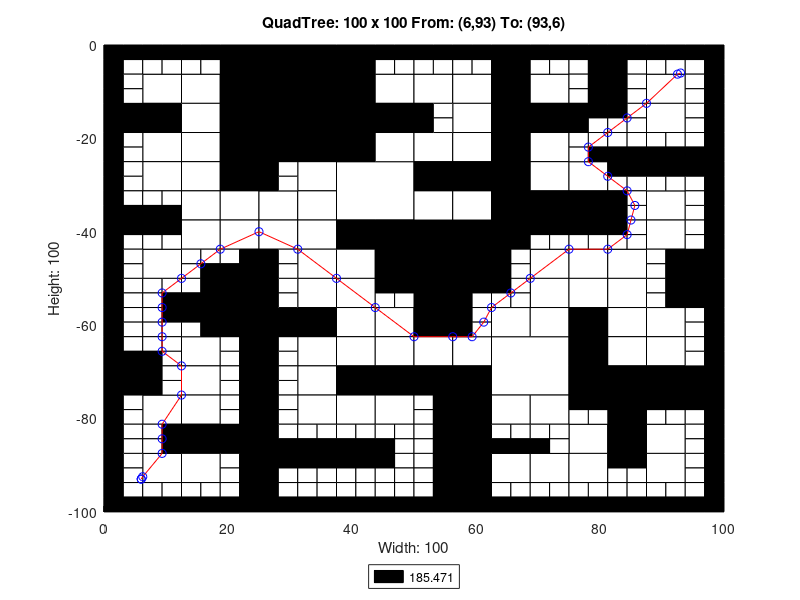

Recreate this plot in MATLAB.
axis([0 100 -100 0]);
title('QuadTree: 100 x 100 From: (6,93) To: (93,6)');
xlabel('Width: 100');
ylabel('Height: 100');
rectangle('Position',[25 -12.5 12.5 12.5], 'FaceColor',[0 0 0]);
rectangle('Position',[25 -25 12.5 12.5], 'FaceColor',[0 0 0]);
rectangle('Position',[37.5 -37.5 12.5 12.5], 'FaceColor',[1 1 1]);
rectangle('Position',[50 -50 12.5 12.5], 'FaceColor',[0 0 0]);
rectangle('Position',[62.5 -75 12.5 12.5], 'FaceColor',[1 1 1]);
rectangle('Position',[6.25 -12.5 6.25 6.25], 'FaceColor',[1 1 1]);
rectangle('Position',[18.75 -6.25 6.25 6.25], 'FaceColor',[0 0 0]);
rectangle('Position',[12.5 -12.5 6.25 6.25], 'FaceColor',[1 1 1]);
rectangle('Position',[18.75 -12.5 6.25 6.25], 'FaceColor',[0 0 0]);
rectangle('Position',[0 -18.75 6.25 6.25], 'FaceColor',[0 0 0]);
rectangle('Position',[6.25 -18.75 6.25 6.25], 'FaceColor',[0 0 0]);
rectangle('Position',[6.25 -25 6.25 6.25], 'FaceColor',[1 1 1]);
rectangle('Position',[12.5 -18.75 6.25 6.25], 'FaceColor',[1 1 1]);
rectangle('Position',[18.75 -18.75 6.25 6.25], 'FaceColor',[0 0 0]);
rectangle('Position',[12.5 -25 6.25 6.25], 'FaceColor',[1 1 1]);
rectangle('Position',[18.75 -25 6.25 6.25], 'FaceColor',[0 0 0]);
rectangle('Position',[37.5 -6.25 6.25 6.25], 'FaceColor',[0 0 0]);
rectangle('Position',[37.5 -12.5 6.25 6.25], 'FaceColor',[0 0 0]);
rectangle('Position',[43.75 -12.5 6.25 6.25], 'FaceColor',[1 1 1]);
rectangle('Position',[37.5 -18.75 6.25 6.25], 'FaceColor',[0 0 0]);
rectangle('Position',[43.75 -18.75 6.25 6.25], 'FaceColor',[0 0 0]);
rectangle('Position',[37.5 -25 6.25 6.25], 'FaceColor',[0 0 0]);
rectangle('Position',[43.75 -25 6.25 6.25], 'FaceColor',[1 1 1]);
rectangle('Position',[6.25 -31.25 6.25 6.25], 'FaceColor',[1 1 1]);
rectangle('Position',[12.5 -31.25 6.25 6.25], 'FaceColor',[1 1 1]);
rectangle('Position',[18.75 -31.25 6.25 6.25], 'FaceColor',[0 0 0]);
rectangle('Position',[12.5 -37.5 6.25 6.25], 'FaceColor',[1 1 1]);
rectangle('Position',[18.75 -37.5 6.25 6.25], 'FaceColor',[1 1 1]);
rectangle('Position',[6.25 -50 6.25 6.25], 'FaceColor',[1 1 1]);
rectangle('Position',[12.5 -43.75 6.25 6.25], 'FaceColor',[1 1 1]);
rectangle('Position',[18.75 -43.75 6.25 6.25], 'FaceColor',[1 1 1]);
rectangle('Position',[31.25 -31.25 6.25 6.25], 'FaceColor',[1 1 1]);
rectangle('Position',[25 -37.5 6.25 6.25], 'FaceColor',[1 1 1]);
rectangle('Position',[31.25 -37.5 6.25 6.25], 'FaceColor',[1 1 1]);
rectangle('Position',[25 -43.75 6.25 6.25], 'FaceColor',[1 1 1]);
rectangle('Position',[31.25 -43.75 6.25 6.25], 'FaceColor',[1 1 1]);
rectangle('Position',[31.25 -50 6.25 6.25], 'FaceColor',[1 1 1]);
rectangle('Position',[37.5 -43.75 6.25 6.25], 'FaceColor',[0 0 0]);
rectangle('Position',[43.75 -43.75 6.25 6.25], 'FaceColor',[0 0 0]);
rectangle('Position',[37.5 -50 6.25 6.25], 'FaceColor',[1 1 1]);
rectangle('Position',[43.75 -50 6.25 6.25], 'FaceColor',[0 0 0]);
rectangle('Position',[50 -12.5 6.25 6.25], 'FaceColor',[1 1 1]);
rectangle('Position',[56.25 -12.5 6.25 6.25], 'FaceColor',[1 1 1]);
rectangle('Position',[62.5 -6.25 6.25 6.25], 'FaceColor',[0 0 0]);
rectangle('Position',[62.5 -12.5 6.25 6.25], 'FaceColor',[0 0 0]);
rectangle('Position',[68.75 -12.5 6.25 6.25], 'FaceColor',[1 1 1]);
rectangle('Position',[56.25 -18.75 6.25 6.25], 'FaceColor',[1 1 1]);
rectangle('Position',[50 -25 6.25 6.25], 'FaceColor',[1 1 1]);
rectangle('Position',[56.25 -25 6.25 6.25], 'FaceColor',[1 1 1]);
rectangle('Position',[62.5 -18.75 6.25 6.25], 'FaceColor',[0 0 0]);
rectangle('Position',[68.75 -18.75 6.25 6.25], 'FaceColor',[0 0 0]);
rectangle('Position',[62.5 -25 6.25 6.25], 'FaceColor',[0 0 0]);
rectangle('Position',[68.75 -25 6.25 6.25], 'FaceColor',[1 1 1]);
rectangle('Position',[87.5 -12.5 6.25 6.25], 'FaceColor',[1 1 1]);
rectangle('Position',[87.5 -18.75 6.25 6.25], 'FaceColor',[1 1 1]);
rectangle('Position',[50 -31.25 6.25 6.25], 'FaceColor',[0 0 0]);
rectangle('Position',[56.25 -31.25 6.25 6.25], 'FaceColor',[0 0 0]);
rectangle('Position',[50 -37.5 6.25 6.25], 'FaceColor',[1 1 1]);
rectangle('Position',[56.25 -37.5 6.25 6.25], 'FaceColor',[1 1 1]);
rectangle('Position',[62.5 -31.25 6.25 6.25], 'FaceColor',[0 0 0]);
rectangle('Position',[68.75 -31.25 6.25 6.25], 'FaceColor',[1 1 1]);
rectangle('Position',[62.5 -37.5 6.25 6.25], 'FaceColor',[0 0 0]);
rectangle('Position',[68.75 -37.5 6.25 6.25], 'FaceColor',[0 0 0]);
rectangle('Position',[62.5 -43.75 6.25 6.25], 'FaceColor',[0 0 0]);
rectangle('Position',[68.75 -50 6.25 6.25], 'FaceColor',[1 1 1]);
rectangle('Position',[75 -31.25 6.25 6.25], 'FaceColor',[1 1 1]);
rectangle('Position',[75 -37.5 6.25 6.25], 'FaceColor',[0 0 0]);
rectangle('Position',[87.5 -37.5 6.25 6.25], 'FaceColor',[1 1 1]);
rectangle('Position',[75 -50 6.25 6.25], 'FaceColor',[1 1 1]);
rectangle('Position',[81.25 -50 6.25 6.25], 'FaceColor',[1 1 1]);
rectangle('Position',[87.5 -43.75 6.25 6.25], 'FaceColor',[1 1 1]);
rectangle('Position',[93.75 -50 6.25 6.25], 'FaceColor',[0 0 0]);
rectangle('Position',[18.75 -56.25 6.25 6.25], 'FaceColor',[0 0 0]);
rectangle('Position',[18.75 -62.5 6.25 6.25], 'FaceColor',[0 0 0]);
rectangle('Position',[0 -75 6.25 6.25], 'FaceColor',[0 0 0]);
rectangle('Position',[12.5 -68.75 6.25 6.25], 'FaceColor',[1 1 1]);
rectangle('Position',[12.5 -75 6.25 6.25], 'FaceColor',[1 1 1]);
rectangle('Position',[31.25 -56.25 6.25 6.25], 'FaceColor',[1 1 1]);
rectangle('Position',[25 -62.5 6.25 6.25], 'FaceColor',[0 0 0]);
rectangle('Position',[31.25 -62.5 6.25 6.25], 'FaceColor',[0 0 0]);
rectangle('Position',[37.5 -56.25 6.25 6.25], 'FaceColor',[1 1 1]);
rectangle('Position',[37.5 -62.5 6.25 6.25], 'FaceColor',[1 1 1]);
rectangle('Position',[43.75 -62.5 6.25 6.25], 'FaceColor',[1 1 1]);
rectangle('Position',[31.25 -68.75 6.25 6.25], 'FaceColor',[1 1 1]);
rectangle('Position',[31.25 -75 6.25 6.25], 'FaceColor',[1 1 1]);
rectangle('Position',[37.5 -68.75 6.25 6.25], 'FaceColor',[1 1 1]);
rectangle('Position',[43.75 -68.75 6.25 6.25], 'FaceColor',[1 1 1]);
rectangle('Position',[37.5 -75 6.25 6.25], 'FaceColor',[0 0 0]);
rectangle('Position',[43.75 -75 6.25 6.25], 'FaceColor',[0 0 0]);
rectangle('Position',[6.25 -81.25 6.25 6.25], 'FaceColor',[1 1 1]);
rectangle('Position',[12.5 -81.25 6.25 6.25], 'FaceColor',[1 1 1]);
rectangle('Position',[12.5 -87.5 6.25 6.25], 'FaceColor',[0 0 0]);
rectangle('Position',[18.75 -87.5 6.25 6.25], 'FaceColor',[0 0 0]);
rectangle('Position',[6.25 -93.75 6.25 6.25], 'FaceColor',[1 1 1]);
rectangle('Position',[12.5 -93.75 6.25 6.25], 'FaceColor',[1 1 1]);
rectangle('Position',[31.25 -81.25 6.25 6.25], 'FaceColor',[1 1 1]);
rectangle('Position',[37.5 -81.25 6.25 6.25], 'FaceColor',[1 1 1]);
rectangle('Position',[43.75 -81.25 6.25 6.25], 'FaceColor',[1 1 1]);
rectangle('Position',[50 -56.25 6.25 6.25], 'FaceColor',[0 0 0]);
rectangle('Position',[50 -62.5 6.25 6.25], 'FaceColor',[0 0 0]);
rectangle('Position',[68.75 -56.25 6.25 6.25], 'FaceColor',[1 1 1]);
rectangle('Position',[62.5 -62.5 6.25 6.25], 'FaceColor',[1 1 1]);
rectangle('Position',[68.75 -62.5 6.25 6.25], 'FaceColor',[1 1 1]);
rectangle('Position',[50 -68.75 6.25 6.25], 'FaceColor',[1 1 1]);
rectangle('Position',[56.25 -68.75 6.25 6.25], 'FaceColor',[1 1 1]);
rectangle('Position',[50 -75 6.25 6.25], 'FaceColor',[0 0 0]);
rectangle('Position',[56.25 -75 6.25 6.25], 'FaceColor',[0 0 0]);
rectangle('Position',[75 -56.25 6.25 6.25], 'FaceColor',[1 1 1]);
rectangle('Position',[81.25 -56.25 6.25 6.25], 'FaceColor',[1 1 1]);
rectangle('Position',[75 -62.5 6.25 6.25], 'FaceColor',[0 0 0]);
rectangle('Position',[81.25 -62.5 6.25 6.25], 'FaceColor',[1 1 1]);
rectangle('Position',[93.75 -56.25 6.25 6.25], 'FaceColor',[0 0 0]);
rectangle('Position',[87.5 -62.5 6.25 6.25], 'FaceColor',[1 1 1]);
rectangle('Position',[75 -68.75 6.25 6.25], 'FaceColor',[0 0 0]);
rectangle('Position',[81.25 -68.75 6.25 6.25], 'FaceColor',[1 1 1]);
rectangle('Position',[75 -75 6.25 6.25], 'FaceColor',[0 0 0]);
rectangle('Position',[81.25 -75 6.25 6.25], 'FaceColor',[0 0 0]);
rectangle('Position',[87.5 -68.75 6.25 6.25], 'FaceColor',[1 1 1]);
rectangle('Position',[87.5 -75 6.25 6.25], 'FaceColor',[0 0 0]);
rectangle('Position',[93.75 -75 6.25 6.25], 'FaceColor',[0 0 0]);
rectangle('Position',[56.25 -81.25 6.25 6.25], 'FaceColor',[0 0 0]);
rectangle('Position',[56.25 -87.5 6.25 6.25], 'FaceColor',[0 0 0]);
rectangle('Position',[62.5 -81.25 6.25 6.25], 'FaceColor',[1 1 1]);
rectangle('Position',[68.75 -81.25 6.25 6.25], 'FaceColor',[1 1 1]);
rectangle('Position',[56.25 -93.75 6.25 6.25], 'FaceColor',[0 0 0]);
rectangle('Position',[56.25 -100 6.25 6.25], 'FaceColor',[0 0 0]);
rectangle('Position',[62.5 -93.75 6.25 6.25], 'FaceColor',[1 1 1]);
rectangle('Position',[68.75 -93.75 6.25 6.25], 'FaceColor',[1 1 1]);
rectangle('Position',[81.25 -81.25 6.25 6.25], 'FaceColor',[0 0 0]);
rectangle('Position',[75 -87.5 6.25 6.25], 'FaceColor',[1 1 1]);
rectangle('Position',[81.25 -87.5 6.25 6.25], 'FaceColor',[0 0 0]);
rectangle('Position',[87.5 -87.5 6.25 6.25], 'FaceColor',[1 1 1]);
rectangle('Position',[75 -93.75 6.25 6.25], 'FaceColor',[1 1 1]);
rectangle('Position',[87.5 -93.75 6.25 6.25], 'FaceColor',[1 1 1]);
rectangle('Position',[0 -3.125 3.125 3.125], 'FaceColor',[0 0 0]);
rectangle('Position',[3.125 -3.125 3.125 3.125], 'FaceColor',[0 0 0]);
rectangle('Position',[0 -6.25 3.125 3.125], 'FaceColor',[0 0 0]);
rectangle('Position',[3.125 -6.25 3.125 3.125], 'FaceColor',[1 1 1]);
rectangle('Position',[6.25 -3.125 3.125 3.125], 'FaceColor',[0 0 0]);
rectangle('Position',[9.375 -3.125 3.125 3.125], 'FaceColor',[0 0 0]);
rectangle('Position',[6.25 -6.25 3.125 3.125], 'FaceColor',[1 1 1]);
rectangle('Position',[9.375 -6.25 3.125 3.125], 'FaceColor',[1 1 1]);
rectangle('Position',[0 -9.375 3.125 3.125], 'FaceColor',[0 0 0]);
rectangle('Position',[3.125 -9.375 3.125 3.125], 'FaceColor',[1 1 1]);
rectangle('Position',[0 -12.5 3.125 3.125], 'FaceColor',[0 0 0]);
rectangle('Position',[3.125 -12.5 3.125 3.125], 'FaceColor',[1 1 1]);
rectangle('Position',[12.5 -3.125 3.125 3.125], 'FaceColor',[0 0 0]);
rectangle('Position',[15.625 -3.125 3.125 3.125], 'FaceColor',[0 0 0]);
rectangle('Position',[12.5 -6.25 3.125 3.125], 'FaceColor',[1 1 1]);
rectangle('Position',[15.625 -6.25 3.125 3.125], 'FaceColor',[1 1 1]);
rectangle('Position',[0 -21.875 3.125 3.125], 'FaceColor',[0 0 0]);
rectangle('Position',[3.125 -21.875 3.125 3.125], 'FaceColor',[1 1 1]);
rectangle('Position',[0 -25 3.125 3.125], 'FaceColor',[0 0 0]);
rectangle('Position',[3.125 -25 3.125 3.125], 'FaceColor',[1 1 1]);
rectangle('Position',[43.75 -3.125 3.125 3.125], 'FaceColor',[0 0 0]);
rectangle('Position',[46.875 -3.125 3.125 3.125], 'FaceColor',[0 0 0]);
rectangle('Position',[43.75 -6.25 3.125 3.125], 'FaceColor',[1 1 1]);
rectangle('Position',[46.875 -6.25 3.125 3.125], 'FaceColor',[1 1 1]);
rectangle('Position',[0 -28.125 3.125 3.125], 'FaceColor',[0 0 0]);
rectangle('Position',[3.125 -28.125 3.125 3.125], 'FaceColor',[1 1 1]);
rectangle('Position',[0 -31.25 3.125 3.125], 'FaceColor',[0 0 0]);
rectangle('Position',[3.125 -31.25 3.125 3.125], 'FaceColor',[1 1 1]);
rectangle('Position',[0 -34.375 3.125 3.125], 'FaceColor',[0 0 0]);
rectangle('Position',[3.125 -34.375 3.125 3.125], 'FaceColor',[1 1 1]);
rectangle('Position',[0 -37.5 3.125 3.125], 'FaceColor',[0 0 0]);
rectangle('Position',[3.125 -37.5 3.125 3.125], 'FaceColor',[0 0 0]);
rectangle('Position',[6.25 -34.375 3.125 3.125], 'FaceColor',[1 1 1]);
rectangle('Position',[9.375 -34.375 3.125 3.125], 'FaceColor',[1 1 1]);
rectangle('Position',[6.25 -37.5 3.125 3.125], 'FaceColor',[0 0 0]);
rectangle('Position',[9.375 -37.5 3.125 3.125], 'FaceColor',[0 0 0]);
rectangle('Position',[0 -40.625 3.125 3.125], 'FaceColor',[0 0 0]);
rectangle('Position',[3.125 -40.625 3.125 3.125], 'FaceColor',[0 0 0]);
rectangle('Position',[0 -43.75 3.125 3.125], 'FaceColor',[0 0 0]);
rectangle('Position',[3.125 -43.75 3.125 3.125], 'FaceColor',[1 1 1]);
rectangle('Position',[6.25 -40.625 3.125 3.125], 'FaceColor',[0 0 0]);
rectangle('Position',[9.375 -40.625 3.125 3.125], 'FaceColor',[0 0 0]);
rectangle('Position',[6.25 -43.75 3.125 3.125], 'FaceColor',[1 1 1]);
rectangle('Position',[9.375 -43.75 3.125 3.125], 'FaceColor',[1 1 1]);
rectangle('Position',[0 -46.875 3.125 3.125], 'FaceColor',[0 0 0]);
rectangle('Position',[3.125 -46.875 3.125 3.125], 'FaceColor',[1 1 1]);
rectangle('Position',[0 -50 3.125 3.125], 'FaceColor',[0 0 0]);
rectangle('Position',[3.125 -50 3.125 3.125], 'FaceColor',[1 1 1]);
rectangle('Position',[12.5 -46.875 3.125 3.125], 'FaceColor',[1 1 1]);
rectangle('Position',[15.625 -46.875 3.125 3.125], 'FaceColor',[1 1 1]);
rectangle('Position',[12.5 -50 3.125 3.125], 'FaceColor',[1 1 1]);
rectangle('Position',[15.625 -50 3.125 3.125], 'FaceColor',[0 0 0]);
rectangle('Position',[18.75 -46.875 3.125 3.125], 'FaceColor',[1 1 1]);
rectangle('Position',[21.875 -46.875 3.125 3.125], 'FaceColor',[0 0 0]);
rectangle('Position',[18.75 -50 3.125 3.125], 'FaceColor',[0 0 0]);
rectangle('Position',[21.875 -50 3.125 3.125], 'FaceColor',[0 0 0]);
rectangle('Position',[25 -28.125 3.125 3.125], 'FaceColor',[0 0 0]);
rectangle('Position',[28.125 -28.125 3.125 3.125], 'FaceColor',[1 1 1]);
rectangle('Position',[25 -31.25 3.125 3.125], 'FaceColor',[0 0 0]);
rectangle('Position',[28.125 -31.25 3.125 3.125], 'FaceColor',[1 1 1]);
rectangle('Position',[25 -46.875 3.125 3.125], 'FaceColor',[0 0 0]);
rectangle('Position',[28.125 -46.875 3.125 3.125], 'FaceColor',[1 1 1]);
rectangle('Position',[25 -50 3.125 3.125], 'FaceColor',[0 0 0]);
rectangle('Position',[28.125 -50 3.125 3.125], 'FaceColor',[1 1 1]);
rectangle('Position',[50 -3.125 3.125 3.125], 'FaceColor',[0 0 0]);
rectangle('Position',[53.125 -3.125 3.125 3.125], 'FaceColor',[0 0 0]);
rectangle('Position',[50 -6.25 3.125 3.125], 'FaceColor',[1 1 1]);
rectangle('Position',[53.125 -6.25 3.125 3.125], 'FaceColor',[1 1 1]);
rectangle('Position',[56.25 -3.125 3.125 3.125], 'FaceColor',[0 0 0]);
rectangle('Position',[59.375 -3.125 3.125 3.125], 'FaceColor',[0 0 0]);
rectangle('Position',[56.25 -6.25 3.125 3.125], 'FaceColor',[1 1 1]);
rectangle('Position',[59.375 -6.25 3.125 3.125], 'FaceColor',[1 1 1]);
rectangle('Position',[68.75 -3.125 3.125 3.125], 'FaceColor',[0 0 0]);
rectangle('Position',[71.875 -3.125 3.125 3.125], 'FaceColor',[0 0 0]);
rectangle('Position',[68.75 -6.25 3.125 3.125], 'FaceColor',[1 1 1]);
rectangle('Position',[71.875 -6.25 3.125 3.125], 'FaceColor',[1 1 1]);
rectangle('Position',[50 -15.625 3.125 3.125], 'FaceColor',[0 0 0]);
rectangle('Position',[53.125 -15.625 3.125 3.125], 'FaceColor',[1 1 1]);
rectangle('Position',[50 -18.75 3.125 3.125], 'FaceColor',[0 0 0]);
rectangle('Position',[53.125 -18.75 3.125 3.125], 'FaceColor',[1 1 1]);
rectangle('Position',[75 -3.125 3.125 3.125], 'FaceColor',[0 0 0]);
rectangle('Position',[78.125 -3.125 3.125 3.125], 'FaceColor',[0 0 0]);
rectangle('Position',[75 -6.25 3.125 3.125], 'FaceColor',[1 1 1]);
rectangle('Position',[78.125 -6.25 3.125 3.125], 'FaceColor',[0 0 0]);
rectangle('Position',[81.25 -3.125 3.125 3.125], 'FaceColor',[0 0 0]);
rectangle('Position',[84.375 -3.125 3.125 3.125], 'FaceColor',[0 0 0]);
rectangle('Position',[81.25 -6.25 3.125 3.125], 'FaceColor',[0 0 0]);
rectangle('Position',[84.375 -6.25 3.125 3.125], 'FaceColor',[1 1 1]);
rectangle('Position',[75 -9.375 3.125 3.125], 'FaceColor',[1 1 1]);
rectangle('Position',[78.125 -9.375 3.125 3.125], 'FaceColor',[0 0 0]);
rectangle('Position',[75 -12.5 3.125 3.125], 'FaceColor',[1 1 1]);
rectangle('Position',[78.125 -12.5 3.125 3.125], 'FaceColor',[0 0 0]);
rectangle('Position',[81.25 -9.375 3.125 3.125], 'FaceColor',[0 0 0]);
rectangle('Position',[84.375 -9.375 3.125 3.125], 'FaceColor',[1 1 1]);
rectangle('Position',[81.25 -12.5 3.125 3.125], 'FaceColor',[0 0 0]);
rectangle('Position',[84.375 -12.5 3.125 3.125], 'FaceColor',[1 1 1]);
rectangle('Position',[87.5 -3.125 3.125 3.125], 'FaceColor',[0 0 0]);
rectangle('Position',[90.625 -3.125 3.125 3.125], 'FaceColor',[0 0 0]);
rectangle('Position',[87.5 -6.25 3.125 3.125], 'FaceColor',[1 1 1]);
rectangle('Position',[90.625 -6.25 3.125 3.125], 'FaceColor',[1 1 1]);
rectangle('Position',[93.75 -3.125 3.125 3.125], 'FaceColor',[0 0 0]);
rectangle('Position',[96.875 -3.125 3.125 3.125], 'FaceColor',[0 0 0]);
rectangle('Position',[93.75 -6.25 3.125 3.125], 'FaceColor',[1 1 1]);
rectangle('Position',[96.875 -6.25 3.125 3.125], 'FaceColor',[0 0 0]);
rectangle('Position',[93.75 -9.375 3.125 3.125], 'FaceColor',[1 1 1]);
rectangle('Position',[96.875 -9.375 3.125 3.125], 'FaceColor',[0 0 0]);
rectangle('Position',[93.75 -12.5 3.125 3.125], 'FaceColor',[1 1 1]);
rectangle('Position',[96.875 -12.5 3.125 3.125], 'FaceColor',[0 0 0]);
rectangle('Position',[75 -15.625 3.125 3.125], 'FaceColor',[0 0 0]);
rectangle('Position',[78.125 -15.625 3.125 3.125], 'FaceColor',[0 0 0]);
rectangle('Position',[75 -18.75 3.125 3.125], 'FaceColor',[0 0 0]);
rectangle('Position',[78.125 -18.75 3.125 3.125], 'FaceColor',[1 1 1]);
rectangle('Position',[81.25 -15.625 3.125 3.125], 'FaceColor',[0 0 0]);
rectangle('Position',[84.375 -15.625 3.125 3.125], 'FaceColor',[1 1 1]);
rectangle('Position',[81.25 -18.75 3.125 3.125], 'FaceColor',[1 1 1]);
rectangle('Position',[84.375 -18.75 3.125 3.125], 'FaceColor',[1 1 1]);
rectangle('Position',[75 -21.875 3.125 3.125], 'FaceColor',[1 1 1]);
rectangle('Position',[78.125 -21.875 3.125 3.125], 'FaceColor',[1 1 1]);
rectangle('Position',[75 -25 3.125 3.125], 'FaceColor',[1 1 1]);
rectangle('Position',[78.125 -25 3.125 3.125], 'FaceColor',[0 0 0]);
rectangle('Position',[81.25 -21.875 3.125 3.125], 'FaceColor',[1 1 1]);
rectangle('Position',[84.375 -21.875 3.125 3.125], 'FaceColor',[1 1 1]);
rectangle('Position',[81.25 -25 3.125 3.125], 'FaceColor',[0 0 0]);
rectangle('Position',[84.375 -25 3.125 3.125], 'FaceColor',[0 0 0]);
rectangle('Position',[93.75 -15.625 3.125 3.125], 'FaceColor',[1 1 1]);
rectangle('Position',[96.875 -15.625 3.125 3.125], 'FaceColor',[0 0 0]);
rectangle('Position',[93.75 -18.75 3.125 3.125], 'FaceColor',[1 1 1]);
rectangle('Position',[96.875 -18.75 3.125 3.125], 'FaceColor',[0 0 0]);
rectangle('Position',[87.5 -21.875 3.125 3.125], 'FaceColor',[1 1 1]);
rectangle('Position',[90.625 -21.875 3.125 3.125], 'FaceColor',[1 1 1]);
rectangle('Position',[87.5 -25 3.125 3.125], 'FaceColor',[0 0 0]);
rectangle('Position',[90.625 -25 3.125 3.125], 'FaceColor',[0 0 0]);
rectangle('Position',[93.75 -21.875 3.125 3.125], 'FaceColor',[1 1 1]);
rectangle('Position',[96.875 -21.875 3.125 3.125], 'FaceColor',[0 0 0]);
rectangle('Position',[93.75 -25 3.125 3.125], 'FaceColor',[0 0 0]);
rectangle('Position',[96.875 -25 3.125 3.125], 'FaceColor',[0 0 0]);
rectangle('Position',[68.75 -40.625 3.125 3.125], 'FaceColor',[0 0 0]);
rectangle('Position',[71.875 -40.625 3.125 3.125], 'FaceColor',[0 0 0]);
rectangle('Position',[68.75 -43.75 3.125 3.125], 'FaceColor',[1 1 1]);
rectangle('Position',[71.875 -43.75 3.125 3.125], 'FaceColor',[1 1 1]);
rectangle('Position',[62.5 -46.875 3.125 3.125], 'FaceColor',[0 0 0]);
rectangle('Position',[65.625 -46.875 3.125 3.125], 'FaceColor',[1 1 1]);
rectangle('Position',[62.5 -50 3.125 3.125], 'FaceColor',[0 0 0]);
rectangle('Position',[65.625 -50 3.125 3.125], 'FaceColor',[1 1 1]);
rectangle('Position',[81.25 -28.125 3.125 3.125], 'FaceColor',[0 0 0]);
rectangle('Position',[84.375 -28.125 3.125 3.125], 'FaceColor',[0 0 0]);
rectangle('Position',[81.25 -31.25 3.125 3.125], 'FaceColor',[1 1 1]);
rectangle('Position',[84.375 -31.25 3.125 3.125], 'FaceColor',[1 1 1]);
rectangle('Position',[81.25 -34.375 3.125 3.125], 'FaceColor',[0 0 0]);
rectangle('Position',[84.375 -34.375 3.125 3.125], 'FaceColor',[1 1 1]);
rectangle('Position',[81.25 -37.5 3.125 3.125], 'FaceColor',[0 0 0]);
rectangle('Position',[84.375 -37.5 3.125 3.125], 'FaceColor',[1 1 1]);
rectangle('Position',[87.5 -28.125 3.125 3.125], 'FaceColor',[0 0 0]);
rectangle('Position',[90.625 -28.125 3.125 3.125], 'FaceColor',[0 0 0]);
rectangle('Position',[87.5 -31.25 3.125 3.125], 'FaceColor',[1 1 1]);
rectangle('Position',[90.625 -31.25 3.125 3.125], 'FaceColor',[1 1 1]);
rectangle('Position',[93.75 -28.125 3.125 3.125], 'FaceColor',[0 0 0]);
rectangle('Position',[96.875 -28.125 3.125 3.125], 'FaceColor',[0 0 0]);
rectangle('Position',[93.75 -31.25 3.125 3.125], 'FaceColor',[1 1 1]);
rectangle('Position',[96.875 -31.25 3.125 3.125], 'FaceColor',[0 0 0]);
rectangle('Position',[93.75 -34.375 3.125 3.125], 'FaceColor',[1 1 1]);
rectangle('Position',[96.875 -34.375 3.125 3.125], 'FaceColor',[0 0 0]);
rectangle('Position',[93.75 -37.5 3.125 3.125], 'FaceColor',[1 1 1]);
rectangle('Position',[96.875 -37.5 3.125 3.125], 'FaceColor',[0 0 0]);
rectangle('Position',[75 -40.625 3.125 3.125], 'FaceColor',[0 0 0]);
rectangle('Position',[78.125 -40.625 3.125 3.125], 'FaceColor',[0 0 0]);
rectangle('Position',[75 -43.75 3.125 3.125], 'FaceColor',[1 1 1]);
rectangle('Position',[78.125 -43.75 3.125 3.125], 'FaceColor',[1 1 1]);
rectangle('Position',[81.25 -40.625 3.125 3.125], 'FaceColor',[0 0 0]);
rectangle('Position',[84.375 -40.625 3.125 3.125], 'FaceColor',[1 1 1]);
rectangle('Position',[81.25 -43.75 3.125 3.125], 'FaceColor',[1 1 1]);
rectangle('Position',[84.375 -43.75 3.125 3.125], 'FaceColor',[1 1 1]);
rectangle('Position',[93.75 -40.625 3.125 3.125], 'FaceColor',[1 1 1]);
rectangle('Position',[96.875 -40.625 3.125 3.125], 'FaceColor',[0 0 0]);
rectangle('Position',[93.75 -43.75 3.125 3.125], 'FaceColor',[1 1 1]);
rectangle('Position',[96.875 -43.75 3.125 3.125], 'FaceColor',[0 0 0]);
rectangle('Position',[87.5 -46.875 3.125 3.125], 'FaceColor',[1 1 1]);
rectangle('Position',[90.625 -46.875 3.125 3.125], 'FaceColor',[0 0 0]);
rectangle('Position',[87.5 -50 3.125 3.125], 'FaceColor',[1 1 1]);
rectangle('Position',[90.625 -50 3.125 3.125], 'FaceColor',[0 0 0]);
rectangle('Position',[0 -53.125 3.125 3.125], 'FaceColor',[0 0 0]);
rectangle('Position',[3.125 -53.125 3.125 3.125], 'FaceColor',[1 1 1]);
rectangle('Position',[0 -56.25 3.125 3.125], 'FaceColor',[0 0 0]);
rectangle('Position',[3.125 -56.25 3.125 3.125], 'FaceColor',[1 1 1]);
rectangle('Position',[6.25 -53.125 3.125 3.125], 'FaceColor',[1 1 1]);
rectangle('Position',[9.375 -53.125 3.125 3.125], 'FaceColor',[1 1 1]);
rectangle('Position',[6.25 -56.25 3.125 3.125], 'FaceColor',[1 1 1]);
rectangle('Position',[9.375 -56.25 3.125 3.125], 'FaceColor',[0 0 0]);
rectangle('Position',[0 -59.375 3.125 3.125], 'FaceColor',[0 0 0]);
rectangle('Position',[3.125 -59.375 3.125 3.125], 'FaceColor',[1 1 1]);
rectangle('Position',[0 -62.5 3.125 3.125], 'FaceColor',[0 0 0]);
rectangle('Position',[3.125 -62.5 3.125 3.125], 'FaceColor',[1 1 1]);
rectangle('Position',[6.25 -59.375 3.125 3.125], 'FaceColor',[1 1 1]);
rectangle('Position',[9.375 -59.375 3.125 3.125], 'FaceColor',[0 0 0]);
rectangle('Position',[6.25 -62.5 3.125 3.125], 'FaceColor',[1 1 1]);
rectangle('Position',[9.375 -62.5 3.125 3.125], 'FaceColor',[1 1 1]);
rectangle('Position',[12.5 -53.125 3.125 3.125], 'FaceColor',[1 1 1]);
rectangle('Position',[15.625 -53.125 3.125 3.125], 'FaceColor',[0 0 0]);
rectangle('Position',[12.5 -56.25 3.125 3.125], 'FaceColor',[0 0 0]);
rectangle('Position',[15.625 -56.25 3.125 3.125], 'FaceColor',[0 0 0]);
rectangle('Position',[12.5 -59.375 3.125 3.125], 'FaceColor',[0 0 0]);
rectangle('Position',[15.625 -59.375 3.125 3.125], 'FaceColor',[0 0 0]);
rectangle('Position',[12.5 -62.5 3.125 3.125], 'FaceColor',[1 1 1]);
rectangle('Position',[15.625 -62.5 3.125 3.125], 'FaceColor',[0 0 0]);
rectangle('Position',[0 -65.625 3.125 3.125], 'FaceColor',[0 0 0]);
rectangle('Position',[3.125 -65.625 3.125 3.125], 'FaceColor',[1 1 1]);
rectangle('Position',[0 -68.75 3.125 3.125], 'FaceColor',[0 0 0]);
rectangle('Position',[3.125 -68.75 3.125 3.125], 'FaceColor',[0 0 0]);
rectangle('Position',[6.25 -65.625 3.125 3.125], 'FaceColor',[1 1 1]);
rectangle('Position',[9.375 -65.625 3.125 3.125], 'FaceColor',[1 1 1]);
rectangle('Position',[6.25 -68.75 3.125 3.125], 'FaceColor',[0 0 0]);
rectangle('Position',[9.375 -68.75 3.125 3.125], 'FaceColor',[1 1 1]);
rectangle('Position',[6.25 -71.875 3.125 3.125], 'FaceColor',[0 0 0]);
rectangle('Position',[9.375 -71.875 3.125 3.125], 'FaceColor',[1 1 1]);
rectangle('Position',[6.25 -75 3.125 3.125], 'FaceColor',[0 0 0]);
rectangle('Position',[9.375 -75 3.125 3.125], 'FaceColor',[1 1 1]);
rectangle('Position',[18.75 -65.625 3.125 3.125], 'FaceColor',[1 1 1]);
rectangle('Position',[21.875 -65.625 3.125 3.125], 'FaceColor',[0 0 0]);
rectangle('Position',[18.75 -68.75 3.125 3.125], 'FaceColor',[1 1 1]);
rectangle('Position',[21.875 -68.75 3.125 3.125], 'FaceColor',[0 0 0]);
rectangle('Position',[18.75 -71.875 3.125 3.125], 'FaceColor',[1 1 1]);
rectangle('Position',[21.875 -71.875 3.125 3.125], 'FaceColor',[0 0 0]);
rectangle('Position',[18.75 -75 3.125 3.125], 'FaceColor',[1 1 1]);
rectangle('Position',[21.875 -75 3.125 3.125], 'FaceColor',[0 0 0]);
rectangle('Position',[25 -53.125 3.125 3.125], 'FaceColor',[0 0 0]);
rectangle('Position',[28.125 -53.125 3.125 3.125], 'FaceColor',[1 1 1]);
rectangle('Position',[25 -56.25 3.125 3.125], 'FaceColor',[0 0 0]);
rectangle('Position',[28.125 -56.25 3.125 3.125], 'FaceColor',[1 1 1]);
rectangle('Position',[43.75 -53.125 3.125 3.125], 'FaceColor',[0 0 0]);
rectangle('Position',[46.875 -53.125 3.125 3.125], 'FaceColor',[0 0 0]);
rectangle('Position',[43.75 -56.25 3.125 3.125], 'FaceColor',[1 1 1]);
rectangle('Position',[46.875 -56.25 3.125 3.125], 'FaceColor',[1 1 1]);
rectangle('Position',[25 -65.625 3.125 3.125], 'FaceColor',[0 0 0]);
rectangle('Position',[28.125 -65.625 3.125 3.125], 'FaceColor',[1 1 1]);
rectangle('Position',[25 -68.75 3.125 3.125], 'FaceColor',[0 0 0]);
rectangle('Position',[28.125 -68.75 3.125 3.125], 'FaceColor',[1 1 1]);
rectangle('Position',[25 -71.875 3.125 3.125], 'FaceColor',[0 0 0]);
rectangle('Position',[28.125 -71.875 3.125 3.125], 'FaceColor',[1 1 1]);
rectangle('Position',[25 -75 3.125 3.125], 'FaceColor',[0 0 0]);
rectangle('Position',[28.125 -75 3.125 3.125], 'FaceColor',[1 1 1]);
rectangle('Position',[0 -78.125 3.125 3.125], 'FaceColor',[0 0 0]);
rectangle('Position',[3.125 -78.125 3.125 3.125], 'FaceColor',[1 1 1]);
rectangle('Position',[0 -81.25 3.125 3.125], 'FaceColor',[0 0 0]);
rectangle('Position',[3.125 -81.25 3.125 3.125], 'FaceColor',[1 1 1]);
rectangle('Position',[0 -84.375 3.125 3.125], 'FaceColor',[0 0 0]);
rectangle('Position',[3.125 -84.375 3.125 3.125], 'FaceColor',[1 1 1]);
rectangle('Position',[0 -87.5 3.125 3.125], 'FaceColor',[0 0 0]);
rectangle('Position',[3.125 -87.5 3.125 3.125], 'FaceColor',[1 1 1]);
rectangle('Position',[6.25 -84.375 3.125 3.125], 'FaceColor',[1 1 1]);
rectangle('Position',[9.375 -84.375 3.125 3.125], 'FaceColor',[0 0 0]);
rectangle('Position',[6.25 -87.5 3.125 3.125], 'FaceColor',[1 1 1]);
rectangle('Position',[9.375 -87.5 3.125 3.125], 'FaceColor',[0 0 0]);
rectangle('Position',[18.75 -78.125 3.125 3.125], 'FaceColor',[1 1 1]);
rectangle('Position',[21.875 -78.125 3.125 3.125], 'FaceColor',[0 0 0]);
rectangle('Position',[18.75 -81.25 3.125 3.125], 'FaceColor',[1 1 1]);
rectangle('Position',[21.875 -81.25 3.125 3.125], 'FaceColor',[0 0 0]);
rectangle('Position',[0 -90.625 3.125 3.125], 'FaceColor',[0 0 0]);
rectangle('Position',[3.125 -90.625 3.125 3.125], 'FaceColor',[1 1 1]);
rectangle('Position',[0 -93.75 3.125 3.125], 'FaceColor',[0 0 0]);
rectangle('Position',[3.125 -93.75 3.125 3.125], 'FaceColor',[1 1 1]);
rectangle('Position',[0 -96.875 3.125 3.125], 'FaceColor',[0 0 0]);
rectangle('Position',[3.125 -96.875 3.125 3.125], 'FaceColor',[1 1 1]);
rectangle('Position',[0 -100 3.125 3.125], 'FaceColor',[0 0 0]);
rectangle('Position',[3.125 -100 3.125 3.125], 'FaceColor',[0 0 0]);
rectangle('Position',[6.25 -96.875 3.125 3.125], 'FaceColor',[1 1 1]);
rectangle('Position',[9.375 -96.875 3.125 3.125], 'FaceColor',[1 1 1]);
rectangle('Position',[6.25 -100 3.125 3.125], 'FaceColor',[0 0 0]);
rectangle('Position',[9.375 -100 3.125 3.125], 'FaceColor',[0 0 0]);
rectangle('Position',[18.75 -90.625 3.125 3.125], 'FaceColor',[1 1 1]);
rectangle('Position',[21.875 -90.625 3.125 3.125], 'FaceColor',[0 0 0]);
rectangle('Position',[18.75 -93.75 3.125 3.125], 'FaceColor',[1 1 1]);
rectangle('Position',[21.875 -93.75 3.125 3.125], 'FaceColor',[0 0 0]);
rectangle('Position',[12.5 -96.875 3.125 3.125], 'FaceColor',[1 1 1]);
rectangle('Position',[15.625 -96.875 3.125 3.125], 'FaceColor',[1 1 1]);
rectangle('Position',[12.5 -100 3.125 3.125], 'FaceColor',[0 0 0]);
rectangle('Position',[15.625 -100 3.125 3.125], 'FaceColor',[0 0 0]);
rectangle('Position',[18.75 -96.875 3.125 3.125], 'FaceColor',[1 1 1]);
rectangle('Position',[21.875 -96.875 3.125 3.125], 'FaceColor',[0 0 0]);
rectangle('Position',[18.75 -100 3.125 3.125], 'FaceColor',[0 0 0]);
rectangle('Position',[21.875 -100 3.125 3.125], 'FaceColor',[0 0 0]);
rectangle('Position',[25 -78.125 3.125 3.125], 'FaceColor',[0 0 0]);
rectangle('Position',[28.125 -78.125 3.125 3.125], 'FaceColor',[1 1 1]);
rectangle('Position',[25 -81.25 3.125 3.125], 'FaceColor',[0 0 0]);
rectangle('Position',[28.125 -81.25 3.125 3.125], 'FaceColor',[1 1 1]);
rectangle('Position',[25 -84.375 3.125 3.125], 'FaceColor',[0 0 0]);
rectangle('Position',[28.125 -84.375 3.125 3.125], 'FaceColor',[1 1 1]);
rectangle('Position',[25 -87.5 3.125 3.125], 'FaceColor',[0 0 0]);
rectangle('Position',[28.125 -87.5 3.125 3.125], 'FaceColor',[0 0 0]);
rectangle('Position',[31.25 -84.375 3.125 3.125], 'FaceColor',[1 1 1]);
rectangle('Position',[34.375 -84.375 3.125 3.125], 'FaceColor',[1 1 1]);
rectangle('Position',[31.25 -87.5 3.125 3.125], 'FaceColor',[0 0 0]);
rectangle('Position',[34.375 -87.5 3.125 3.125], 'FaceColor',[0 0 0]);
rectangle('Position',[37.5 -84.375 3.125 3.125], 'FaceColor',[1 1 1]);
rectangle('Position',[40.625 -84.375 3.125 3.125], 'FaceColor',[1 1 1]);
rectangle('Position',[37.5 -87.5 3.125 3.125], 'FaceColor',[0 0 0]);
rectangle('Position',[40.625 -87.5 3.125 3.125], 'FaceColor',[0 0 0]);
rectangle('Position',[43.75 -84.375 3.125 3.125], 'FaceColor',[1 1 1]);
rectangle('Position',[46.875 -84.375 3.125 3.125], 'FaceColor',[1 1 1]);
rectangle('Position',[43.75 -87.5 3.125 3.125], 'FaceColor',[0 0 0]);
rectangle('Position',[46.875 -87.5 3.125 3.125], 'FaceColor',[1 1 1]);
rectangle('Position',[25 -90.625 3.125 3.125], 'FaceColor',[0 0 0]);
rectangle('Position',[28.125 -90.625 3.125 3.125], 'FaceColor',[0 0 0]);
rectangle('Position',[25 -93.75 3.125 3.125], 'FaceColor',[0 0 0]);
rectangle('Position',[28.125 -93.75 3.125 3.125], 'FaceColor',[1 1 1]);
rectangle('Position',[31.25 -90.625 3.125 3.125], 'FaceColor',[0 0 0]);
rectangle('Position',[34.375 -90.625 3.125 3.125], 'FaceColor',[0 0 0]);
rectangle('Position',[31.25 -93.75 3.125 3.125], 'FaceColor',[1 1 1]);
rectangle('Position',[34.375 -93.75 3.125 3.125], 'FaceColor',[1 1 1]);
rectangle('Position',[25 -96.875 3.125 3.125], 'FaceColor',[0 0 0]);
rectangle('Position',[28.125 -96.875 3.125 3.125], 'FaceColor',[1 1 1]);
rectangle('Position',[25 -100 3.125 3.125], 'FaceColor',[0 0 0]);
rectangle('Position',[28.125 -100 3.125 3.125], 'FaceColor',[0 0 0]);
rectangle('Position',[31.25 -96.875 3.125 3.125], 'FaceColor',[1 1 1]);
rectangle('Position',[34.375 -96.875 3.125 3.125], 'FaceColor',[1 1 1]);
rectangle('Position',[31.25 -100 3.125 3.125], 'FaceColor',[0 0 0]);
rectangle('Position',[34.375 -100 3.125 3.125], 'FaceColor',[0 0 0]);
rectangle('Position',[37.5 -90.625 3.125 3.125], 'FaceColor',[0 0 0]);
rectangle('Position',[40.625 -90.625 3.125 3.125], 'FaceColor',[0 0 0]);
rectangle('Position',[37.5 -93.75 3.125 3.125], 'FaceColor',[1 1 1]);
rectangle('Position',[40.625 -93.75 3.125 3.125], 'FaceColor',[1 1 1]);
rectangle('Position',[43.75 -90.625 3.125 3.125], 'FaceColor',[0 0 0]);
rectangle('Position',[46.875 -90.625 3.125 3.125], 'FaceColor',[1 1 1]);
rectangle('Position',[43.75 -93.75 3.125 3.125], 'FaceColor',[1 1 1]);
rectangle('Position',[46.875 -93.75 3.125 3.125], 'FaceColor',[1 1 1]);
rectangle('Position',[37.5 -96.875 3.125 3.125], 'FaceColor',[1 1 1]);
rectangle('Position',[40.625 -96.875 3.125 3.125], 'FaceColor',[1 1 1]);
rectangle('Position',[37.5 -100 3.125 3.125], 'FaceColor',[0 0 0]);
rectangle('Position',[40.625 -100 3.125 3.125], 'FaceColor',[0 0 0]);
rectangle('Position',[43.75 -96.875 3.125 3.125], 'FaceColor',[1 1 1]);
rectangle('Position',[46.875 -96.875 3.125 3.125], 'FaceColor',[1 1 1]);
rectangle('Position',[43.75 -100 3.125 3.125], 'FaceColor',[0 0 0]);
rectangle('Position',[46.875 -100 3.125 3.125], 'FaceColor',[0 0 0]);
rectangle('Position',[56.25 -53.125 3.125 3.125], 'FaceColor',[0 0 0]);
rectangle('Position',[59.375 -53.125 3.125 3.125], 'FaceColor',[0 0 0]);
rectangle('Position',[56.25 -56.25 3.125 3.125], 'FaceColor',[0 0 0]);
rectangle('Position',[59.375 -56.25 3.125 3.125], 'FaceColor',[1 1 1]);
rectangle('Position',[56.25 -59.375 3.125 3.125], 'FaceColor',[0 0 0]);
rectangle('Position',[59.375 -59.375 3.125 3.125], 'FaceColor',[1 1 1]);
rectangle('Position',[56.25 -62.5 3.125 3.125], 'FaceColor',[0 0 0]);
rectangle('Position',[59.375 -62.5 3.125 3.125], 'FaceColor',[1 1 1]);
rectangle('Position',[62.5 -53.125 3.125 3.125], 'FaceColor',[0 0 0]);
rectangle('Position',[65.625 -53.125 3.125 3.125], 'FaceColor',[1 1 1]);
rectangle('Position',[62.5 -56.25 3.125 3.125], 'FaceColor',[1 1 1]);
rectangle('Position',[65.625 -56.25 3.125 3.125], 'FaceColor',[1 1 1]);
rectangle('Position',[87.5 -53.125 3.125 3.125], 'FaceColor',[1 1 1]);
rectangle('Position',[90.625 -53.125 3.125 3.125], 'FaceColor',[0 0 0]);
rectangle('Position',[87.5 -56.25 3.125 3.125], 'FaceColor',[1 1 1]);
rectangle('Position',[90.625 -56.25 3.125 3.125], 'FaceColor',[0 0 0]);
rectangle('Position',[93.75 -59.375 3.125 3.125], 'FaceColor',[1 1 1]);
rectangle('Position',[96.875 -59.375 3.125 3.125], 'FaceColor',[0 0 0]);
rectangle('Position',[93.75 -62.5 3.125 3.125], 'FaceColor',[1 1 1]);
rectangle('Position',[96.875 -62.5 3.125 3.125], 'FaceColor',[0 0 0]);
rectangle('Position',[93.75 -65.625 3.125 3.125], 'FaceColor',[1 1 1]);
rectangle('Position',[96.875 -65.625 3.125 3.125], 'FaceColor',[0 0 0]);
rectangle('Position',[93.75 -68.75 3.125 3.125], 'FaceColor',[1 1 1]);
rectangle('Position',[96.875 -68.75 3.125 3.125], 'FaceColor',[0 0 0]);
rectangle('Position',[50 -78.125 3.125 3.125], 'FaceColor',[1 1 1]);
rectangle('Position',[53.125 -78.125 3.125 3.125], 'FaceColor',[0 0 0]);
rectangle('Position',[50 -81.25 3.125 3.125], 'FaceColor',[1 1 1]);
rectangle('Position',[53.125 -81.25 3.125 3.125], 'FaceColor',[0 0 0]);
rectangle('Position',[50 -84.375 3.125 3.125], 'FaceColor',[1 1 1]);
rectangle('Position',[53.125 -84.375 3.125 3.125], 'FaceColor',[0 0 0]);
rectangle('Position',[50 -87.5 3.125 3.125], 'FaceColor',[1 1 1]);
rectangle('Position',[53.125 -87.5 3.125 3.125], 'FaceColor',[0 0 0]);
rectangle('Position',[62.5 -84.375 3.125 3.125], 'FaceColor',[1 1 1]);
rectangle('Position',[65.625 -84.375 3.125 3.125], 'FaceColor',[1 1 1]);
rectangle('Position',[62.5 -87.5 3.125 3.125], 'FaceColor',[0 0 0]);
rectangle('Position',[65.625 -87.5 3.125 3.125], 'FaceColor',[0 0 0]);
rectangle('Position',[68.75 -84.375 3.125 3.125], 'FaceColor',[1 1 1]);
rectangle('Position',[71.875 -84.375 3.125 3.125], 'FaceColor',[1 1 1]);
rectangle('Position',[68.75 -87.5 3.125 3.125], 'FaceColor',[0 0 0]);
rectangle('Position',[71.875 -87.5 3.125 3.125], 'FaceColor',[1 1 1]);
rectangle('Position',[50 -90.625 3.125 3.125], 'FaceColor',[1 1 1]);
rectangle('Position',[53.125 -90.625 3.125 3.125], 'FaceColor',[0 0 0]);
rectangle('Position',[50 -93.75 3.125 3.125], 'FaceColor',[1 1 1]);
rectangle('Position',[53.125 -93.75 3.125 3.125], 'FaceColor',[0 0 0]);
rectangle('Position',[50 -96.875 3.125 3.125], 'FaceColor',[1 1 1]);
rectangle('Position',[53.125 -96.875 3.125 3.125], 'FaceColor',[0 0 0]);
rectangle('Position',[50 -100 3.125 3.125], 'FaceColor',[0 0 0]);
rectangle('Position',[53.125 -100 3.125 3.125], 'FaceColor',[0 0 0]);
rectangle('Position',[62.5 -96.875 3.125 3.125], 'FaceColor',[1 1 1]);
rectangle('Position',[65.625 -96.875 3.125 3.125], 'FaceColor',[1 1 1]);
rectangle('Position',[62.5 -100 3.125 3.125], 'FaceColor',[0 0 0]);
rectangle('Position',[65.625 -100 3.125 3.125], 'FaceColor',[0 0 0]);
rectangle('Position',[68.75 -96.875 3.125 3.125], 'FaceColor',[1 1 1]);
rectangle('Position',[71.875 -96.875 3.125 3.125], 'FaceColor',[1 1 1]);
rectangle('Position',[68.75 -100 3.125 3.125], 'FaceColor',[0 0 0]);
rectangle('Position',[71.875 -100 3.125 3.125], 'FaceColor',[0 0 0]);
rectangle('Position',[75 -78.125 3.125 3.125], 'FaceColor',[0 0 0]);
rectangle('Position',[78.125 -78.125 3.125 3.125], 'FaceColor',[0 0 0]);
rectangle('Position',[75 -81.25 3.125 3.125], 'FaceColor',[1 1 1]);
rectangle('Position',[78.125 -81.25 3.125 3.125], 'FaceColor',[1 1 1]);
rectangle('Position',[87.5 -78.125 3.125 3.125], 'FaceColor',[0 0 0]);
rectangle('Position',[90.625 -78.125 3.125 3.125], 'FaceColor',[0 0 0]);
rectangle('Position',[87.5 -81.25 3.125 3.125], 'FaceColor',[1 1 1]);
rectangle('Position',[90.625 -81.25 3.125 3.125], 'FaceColor',[1 1 1]);
rectangle('Position',[93.75 -78.125 3.125 3.125], 'FaceColor',[0 0 0]);
rectangle('Position',[96.875 -78.125 3.125 3.125], 'FaceColor',[0 0 0]);
rectangle('Position',[93.75 -81.25 3.125 3.125], 'FaceColor',[1 1 1]);
rectangle('Position',[96.875 -81.25 3.125 3.125], 'FaceColor',[0 0 0]);
rectangle('Position',[93.75 -84.375 3.125 3.125], 'FaceColor',[1 1 1]);
rectangle('Position',[96.875 -84.375 3.125 3.125], 'FaceColor',[0 0 0]);
rectangle('Position',[93.75 -87.5 3.125 3.125], 'FaceColor',[1 1 1]);
rectangle('Position',[96.875 -87.5 3.125 3.125], 'FaceColor',[0 0 0]);
rectangle('Position',[81.25 -90.625 3.125 3.125], 'FaceColor',[0 0 0]);
rectangle('Position',[84.375 -90.625 3.125 3.125], 'FaceColor',[0 0 0]);
rectangle('Position',[81.25 -93.75 3.125 3.125], 'FaceColor',[1 1 1]);
rectangle('Position',[84.375 -93.75 3.125 3.125], 'FaceColor',[1 1 1]);
rectangle('Position',[75 -96.875 3.125 3.125], 'FaceColor',[1 1 1]);
rectangle('Position',[78.125 -96.875 3.125 3.125], 'FaceColor',[1 1 1]);
rectangle('Position',[75 -100 3.125 3.125], 'FaceColor',[0 0 0]);
rectangle('Position',[78.125 -100 3.125 3.125], 'FaceColor',[0 0 0]);
rectangle('Position',[81.25 -96.875 3.125 3.125], 'FaceColor',[1 1 1]);
rectangle('Position',[84.375 -96.875 3.125 3.125], 'FaceColor',[1 1 1]);
rectangle('Position',[81.25 -100 3.125 3.125], 'FaceColor',[0 0 0]);
rectangle('Position',[84.375 -100 3.125 3.125], 'FaceColor',[0 0 0]);
rectangle('Position',[93.75 -90.625 3.125 3.125], 'FaceColor',[1 1 1]);
rectangle('Position',[96.875 -90.625 3.125 3.125], 'FaceColor',[0 0 0]);
rectangle('Position',[93.75 -93.75 3.125 3.125], 'FaceColor',[1 1 1]);
rectangle('Position',[96.875 -93.75 3.125 3.125], 'FaceColor',[0 0 0]);
rectangle('Position',[87.5 -96.875 3.125 3.125], 'FaceColor',[1 1 1]);
rectangle('Position',[90.625 -96.875 3.125 3.125], 'FaceColor',[1 1 1]);
rectangle('Position',[87.5 -100 3.125 3.125], 'FaceColor',[0 0 0]);
rectangle('Position',[90.625 -100 3.125 3.125], 'FaceColor',[0 0 0]);
rectangle('Position',[93.75 -96.875 3.125 3.125], 'FaceColor',[1 1 1]);
rectangle('Position',[96.875 -96.875 3.125 3.125], 'FaceColor',[0 0 0]);
rectangle('Position',[93.75 -100 3.125 3.125], 'FaceColor',[0 0 0]);
rectangle('Position',[96.875 -100 3.125 3.125], 'FaceColor',[0 0 0]);
X=[93,92.5,87.5,84.375,81.25,78.125,78.125,81.25,84.375,85.625,85,84.375,81.25,75,68.75,65.625,62.5,61.25,59.375,56.25,50,43.75,37.5,31.25,25,18.75,15.625,12.5,9.375,9.375,9.375,9.375,9.375,12.5,12.5,9.375,9.375,9.375,6.25,6,6];
Y=[-6,-6.25,-12.5,-15.625,-18.75,-21.875,-25,-28.125,-31.25,-34.375,-37.5,-40.625,-43.75,-43.75,-50,-53.125,-56.25,-59.375,-62.5,-62.5,-62.5,-56.25,-50,-43.75,-40,-43.75,-46.875,-50,-53.125,-56.25,-59.375,-62.5,-65.625,-68.75,-75,-81.25,-84.375,-87.5,-92.5,-93,-93];
hold on;
plot(X,Y,'r');
plot(X,Y,'bo');
legend('185.471','Location','southoutside');
